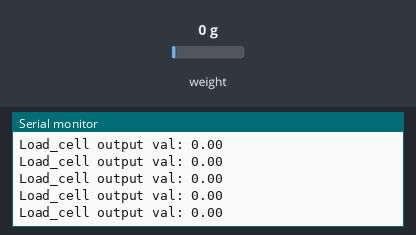
This sketch was run on a simulated ESP8266 (NodeMCU). Shown: the last lines printed to the serial monitor. The inputs (shaded band) are chosen by the test bench; at power-on: weight on the scale 0 g. WiFi joins after 1.5 s; servers stay silent unless stated.

Above: at 5.1 s.
5.2 s: weight on the scale set to 100 g
At 5.22 s:
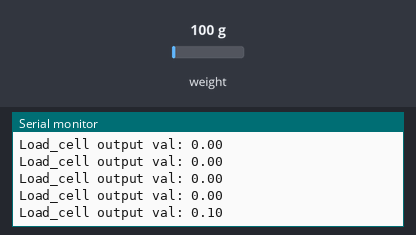
6.7 s: weight on the scale set to 1250 g
At 6.73 s:
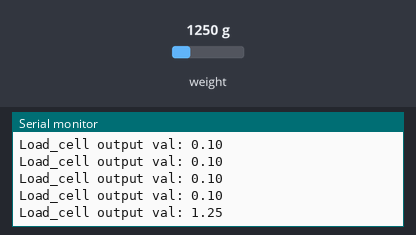
Timing chart, 0 to 9.7 s (numbered marks = the images above; inputs shaded):
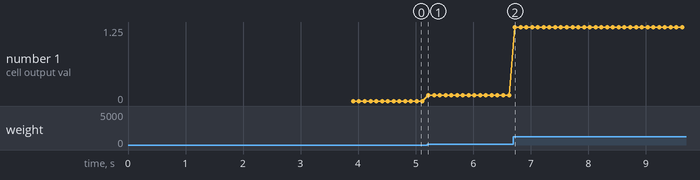

Measured:
- after the input at 5.2 s, the serial monitor: prints a new line at once (image 1)
- after the input at 6.7 s, the serial monitor: prints a new line at once (image 2)
- plotted number 1: 0 → 0.1 after the input at 5.2 s, 0.1 → 1.25 after the input at 6.7 s

The sketch:

socket_implement_scale.ino
```cpp
#include <HX711_ADC.h>
#include <ESP8266WiFi.h>
#include <ESPAsyncWebServer.h>

const int HX711_dout = 12; //mcu > HX711 dout pin
const int HX711_sck = 13; //mcu > HX711 sck pin

const char *ssid = "F101";
const char *password = "toilatoi88";

const char index_html[] PROGMEM = R"=====(
  <!DOCTYPE html>
  <html>
    <body>
      <h1>WebSocket Test</h1>
      <script type="text/javascript">
        var url = window.location.host;
        var ws = new WebSocket('ws://' + url + '/ws');

        ws.onopen = function() {
          console.log('WebSocket connection established');
        };

        ws.onmessage = function(event) {
          console.log('Data received: ' + event.data);
        };

        ws.onclose = function() {
          console.log('WebSocket connection closed');
        };

        ws.onerror = function(error) {
          console.log('WebSocket error: ' + error);
        };
      </script>
    </body>
  </html>
)=====";

AsyncWebServer server(8001);
AsyncWebSocket ws("/ws");

void sendSensorData(float data) {
  // Get current timestampISO
  char timestampISO[25];
  sprintf(timestampISO, "%ld", millis());
  char message[50];
  sprintf(message, "{\"timestamp\": %s, \"data\": %f}", timestampISO, data);
  ws.textAll(message);
}

//HX711 constructor:
HX711_ADC LoadCell(HX711_dout, HX711_sck);

void setup() {
  Serial.begin(115200); delay(10);
  Serial.setDebugOutput(true);

  WiFi.mode(WIFI_AP_STA);
  WiFi.begin(ssid, password);
  if (WiFi.waitForConnectResult() != WL_CONNECTED) {
    Serial.printf("STA: Failed!\n");
    WiFi.disconnect(false);
    delay(1000);
    WiFi.begin(ssid, password);
  }
  server.addHandler(&ws);
  server.on("/", HTTP_GET, [](AsyncWebServerRequest * request) {
    request->send_P(200, "text/html", index_html); // trả về file index.html trên giao diện browser khi browser truy cập vào IP của server
  });
  server.begin();

  Serial.print("\n IP Address: "); Serial.println(WiFi.localIP());
  Serial.println("Starting...");

  LoadCell.begin();
  float calibrationValue; // calibration value (see example file "Calibration.ino")
  calibrationValue = 206; // uncomment this if you want to set the calibration value in the sketch //696
  unsigned long stabilizingtime = 2000; // preciscion right after power-up can be improved by adding a few seconds of stabilizing time
  boolean _tare = true; //set this to false if you don't want tare to be performed in the next step
  LoadCell.start(stabilizingtime, _tare);
  if (LoadCell.getTareTimeoutFlag()) {
    Serial.println("Timeout, check MCU>HX711 wiring and pin designations");
    while (1);
  }
  else {
    LoadCell.setCalFactor(calibrationValue); // set calibration value (float)
    Serial.println("Startup is complete");
  }
}

float prev = 0.00;
int samplingSize = 2;
int currentSample = 0;
void loop()
{
  static boolean newDataReady = 0;
  if (LoadCell.update()) newDataReady = true;
  if (newDataReady)
  {
      currentSample += 1;
      float i = LoadCell.getData();
      Serial.print("Load_cell output val: ");
      Serial.println(i / 1000);
      if (abs(i - prev) > 5 && currentSample >= samplingSize) {
        sendSensorData(i / 1000);
        prev = i;
        currentSample = 0;
      }
      newDataReady = 0;
      delay(0);
  }
}
```
